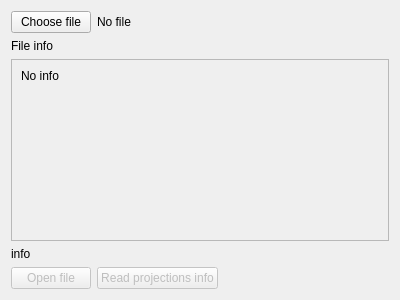
<?xml version="1.0" encoding="UTF-8"?>
<ui version="4.0">
 <class>OpenFileForm</class>
 <widget class="QWidget" name="OpenFileForm">
  <property name="geometry">
   <rect>
    <x>0</x>
    <y>0</y>
    <width>400</width>
    <height>300</height>
   </rect>
  </property>
  <property name="windowTitle">
   <string>Open file</string>
  </property>
  <layout class="QVBoxLayout" name="verticalLayout" stretch="0,0,1,0,0">
   <item>
    <layout class="QHBoxLayout" name="horizontalLayout">
     <item>
      <widget class="QPushButton" name="chooseFileButton">
       <property name="text">
        <string>Choose file</string>
       </property>
      </widget>
     </item>
     <item>
      <widget class="QLabel" name="openFilePathLabel">
       <property name="sizePolicy">
        <sizepolicy hsizetype="Preferred" vsizetype="Preferred">
         <horstretch>0</horstretch>
         <verstretch>0</verstretch>
        </sizepolicy>
       </property>
       <property name="text">
        <string>No file</string>
       </property>
      </widget>
     </item>
     <item>
      <spacer name="horizontalSpacer">
       <property name="orientation">
        <enum>Qt::Horizontal</enum>
       </property>
       <property name="sizeHint" stdset="0">
        <size>
         <width>40</width>
         <height>20</height>
        </size>
       </property>
      </spacer>
     </item>
    </layout>
   </item>
   <item>
    <widget class="QLabel" name="openFileInfoTitle">
     <property name="text">
      <string>File info</string>
     </property>
    </widget>
   </item>
   <item>
    <widget class="QScrollArea" name="scrollArea">
     <property name="widgetResizable">
      <bool>true</bool>
     </property>
     <property name="alignment">
      <set>Qt::AlignLeading|Qt::AlignLeft|Qt::AlignTop</set>
     </property>
     <widget class="QWidget" name="scrollAreaWidgetContents">
      <property name="geometry">
       <rect>
        <x>0</x>
        <y>0</y>
        <width>380</width>
        <height>164</height>
       </rect>
      </property>
      <layout class="QVBoxLayout" name="verticalLayout_2">
       <item>
        <widget class="QLabel" name="openFileInfo">
         <property name="text">
          <string notr="true">No info</string>
         </property>
         <property name="alignment">
          <set>Qt::AlignLeading|Qt::AlignLeft|Qt::AlignTop</set>
         </property>
         <property name="wordWrap">
          <bool>true</bool>
         </property>
        </widget>
       </item>
      </layout>
     </widget>
    </widget>
   </item>
   <item>
    <widget class="QLabel" name="infoLabel">
     <property name="text">
      <string notr="true">info</string>
     </property>
    </widget>
   </item>
   <item>
    <layout class="QHBoxLayout" name="horizontalLayout_2">
     <item>
      <widget class="QPushButton" name="openFileButton">
       <property name="enabled">
        <bool>false</bool>
       </property>
       <property name="text">
        <string>Open file</string>
       </property>
      </widget>
     </item>
     <item>
      <widget class="QPushButton" name="projectionsInfoButton">
       <property name="enabled">
        <bool>false</bool>
       </property>
       <property name="text">
        <string>Read projections info</string>
       </property>
      </widget>
     </item>
     <item>
      <spacer name="horizontalSpacer_2">
       <property name="orientation">
        <enum>Qt::Horizontal</enum>
       </property>
       <property name="sizeHint" stdset="0">
        <size>
         <width>40</width>
         <height>20</height>
        </size>
       </property>
      </spacer>
     </item>
    </layout>
   </item>
  </layout>
 </widget>
 <resources/>
 <connections/>
</ui>
